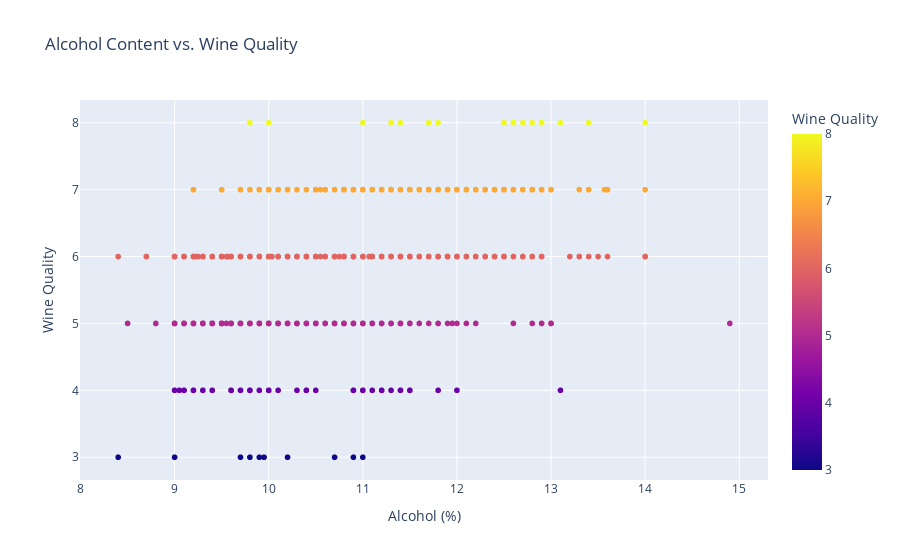

The cell this chart's notebook holds for it:
### Code cell
fig = px.scatter(reviews, x='alcohol', y='quality',
                 title='Alcohol Content vs. Wine Quality',
                 labels={'alcohol': 'Alcohol (%)', 'quality': 'Wine Quality'},
                 color='quality')
ipy_display(fig)

### Figure 1 — Plotly figure (JSON) as saved in the notebook; plotly's stock layout.template omitted (floating-point values rounded to 4 significant figures; data arrays with more than 128 entries replaced by an {"elided": "..."} marker saying what was removed)
{"data": [{"hovertemplate": "Alcohol (%)=%{x}<br>Wine Quality=%{marker.color}<extra></extra>", "legendgroup": "", "marker": {"color": {"elided": "1599 int values"}, "coloraxis": "coloraxis", "symbol": "circle"}, "mode": "markers", "name": "", "showlegend": false, "type": "scattergl", "x": {"elided": "1599 float values"}, "xaxis": "x", "y": {"elided": "1599 int values"}, "yaxis": "y"}], "layout": {"coloraxis": {"colorbar": {"title": {"text": "Wine Quality"}}, "colorscale": [[0, "#0d0887"], [0.1111, "#46039f"], [0.2222, "#7201a8"], [0.3333, "#9c179e"], [0.4444, "#bd3786"], [0.5556, "#d8576b"], [0.6667, "#ed7953"], [0.7778, "#fb9f3a"], [0.8889, "#fdca26"], [1, "#f0f921"]]}, "legend": {"tracegroupgap": 0}, "title": {"text": "Alcohol Content vs. Wine Quality"}, "xaxis": {"anchor": "y", "domain": [0, 1], "title": {"text": "Alcohol (%)"}}, "yaxis": {"anchor": "x", "domain": [0, 1], "title": {"text": "Wine Quality"}}}}
